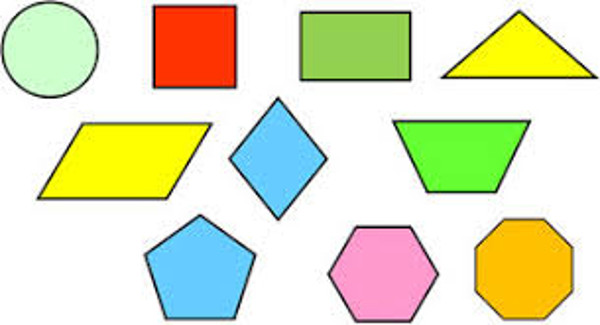
//> input picture Shape_Detection_Git/images.jpeg, 600 x 325 px
$ ./main   (built with g++ and OpenCV 4)
//> lines starting //> are read from the running program, lines starting //| are printed output that depends on the picture; after the words box and inside, x2 and y2 are one past the last pixel; in counts of white or black regions, pixels touching at a corner belong together
/**
 * Simple shape detector program.
 * It loads an image and tries to find simple shapes (rectangle, triangle, circle, etc) in it.
 * This program is a modified version of `squares.cpp` found in the OpenCV sample dir.
 */
#include <opencv2/highgui/highgui.hpp>
#include <opencv2/imgproc/imgproc.hpp>
#include <cmath>
#include <iostream>

/**
 * Helper function to find a cosine of angle between vectors
 * from pt0->pt1 and pt0->pt2
 */
static double angle(cv::Point pt1, cv::Point pt2, cv::Point pt0)
{
	double dx1 = pt1.x - pt0.x;
	double dy1 = pt1.y - pt0.y;
	double dx2 = pt2.x - pt0.x;
	double dy2 = pt2.y - pt0.y;
	return (dx1*dx2 + dy1*dy2)/sqrt((dx1*dx1 + dy1*dy1)*(dx2*dx2 + dy2*dy2) + 1e-10);
}

/**
 * Helper function to display text in the center of a contour
 */
void setLabel(cv::Mat& im, const std::string label, std::vector<cv::Point>& contour)
{
	int fontface = cv::FONT_HERSHEY_SIMPLEX;
	double scale = 0.4;
	int thickness = 1;
	int baseline = 0;

	cv::Size text = cv::getTextSize(label, fontface, scale, thickness, &baseline);
	cv::Rect r = cv::boundingRect(contour);

	cv::Point pt(r.x + ((r.width - text.width) / 2), r.y + ((r.height + text.height) / 2));
	cv::rectangle(im, pt + cv::Point(0, baseline), pt + cv::Point(text.width, -text.height), CV_RGB(255,255,255), CV_FILLED);
	cv::putText(im, label, pt, fontface, scale, CV_RGB(0,0,0), thickness, 8);
}

int main()
{
	//cv::Mat src = cv::imread("polygon.png");
	cv::Mat src = cv::imread("/home/janmart/Documents/OpenCVStuff/Shape_Detection_Git/images.jpeg");
//> src is the input picture: 325 rows x 600 cols, CV_8UC3; mean B, G, R 190.6, 225.7, 222.3
	if (src.empty())
		return -1;

	// Convert to grayscale
	cv::Mat gray;
	cv::cvtColor(src, gray, CV_BGR2GRAY);
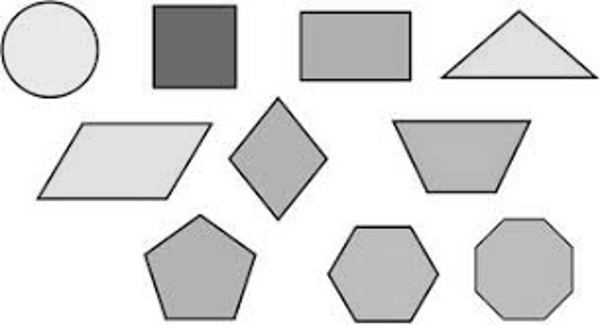
//> gray: 325 rows x 600 cols, CV_8UC1; min 0, max 255, mean 220.7

	// Use Canny instead of threshold to catch squares with gradient shading
	cv::Mat bw;
	//@param:
	//gray = source image
	//bw = image to display detected edges
	//0 = low threshold
	//100 = high threshold
	//3 = sobel operator size (matrix size)

	//Process:
	//1. Grayscale conversion (Helps with finding edges)
	//2. Noise reduction via Gaussian blur
	//3. A sobel filter is applied to find gradients (first step of finding edges). Both horizontal and vertical, Gx and Gy are calculated
	//Gx: -1 0 1
	//		-2 0 2
	//		-1 0 1

	//Gy: -1 -2 -1
	//		 0  0  0
	//		 1  2  1

	//4. Non-maximum suppression is applied, which removes pixels that are not considered to be edges, ensuring only relatively rthin lines remain
	//5. Hysteresis: Canny uses two thresholds (upper and lower):
	//a. if a pixel gradient is higher than the upper threshold, the pixel is accepted as an edge
	//b. if a pixel gradient value is below the lower threshold, then it is rejected
	//c. if the pixel gradient is between the 2 thresholds, then it will be accepeted only if it is connected to a pixel that is above
	// the upper threshold
	cv::Canny(gray, bw, 0, 100, 3);
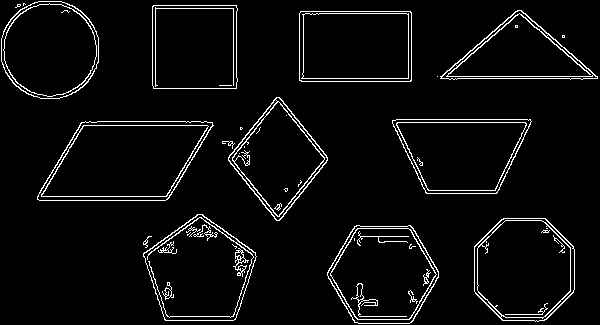
//> bw: 325 rows x 600 cols, CV_8UC1; 4.6% white in thin lines or dots

	// Find contours (a curve joining continous points)
	std::vector<std::vector<cv::Point> > contours;
	//contours are stored as a vector of continous joining points
	//thus "contours" stores different contours registered
	//note, each contour stored is just a vector of points, no edges are defined
	//to define edges within this contour , approxPolyDP is used
	cv::findContours(bw.clone(), contours, CV_RETR_EXTERNAL, CV_CHAIN_APPROX_SIMPLE);
//> contours = 17 contours, 7 with area under 20; largest, box (x1, y1, x2, y2) and area: (37, 121, 214, 201) 10452, (474, 218, 575, 322) 8571, (143, 214, 257, 321) 8451, (327, 225, 439, 324) 8255, (392, 119, 532, 194) 7854

	std::vector<cv::Point> approx;
	cv::Mat dst = src.clone();

	for (int i = 0; i < contours.size(); i++)
	{
		// Approximate contour with accuracy proportional
		// to the contour perimeter
		//i.e. check the current contour and determine line segments
		//store the line segments in approx
		cv::approxPolyDP(cv::Mat(contours[i]), approx, cv::arcLength(cv::Mat(contours[i]), true)*0.02, true);

		// Skip small or non-convex objects
		if (std::fabs(cv::contourArea(contours[i])) < 100 || !cv::isContourConvex(approx))
			continue;

		if (approx.size() == 3)
		{
			setLabel(dst, "TRI", contours[i]);    // Triangles
			std::cout << "Starting point: " << approx[0].x << " " << approx[0].y << '\n';
			std::cout << "2nd point: " << approx[1].x << " " << approx[1].y << '\n';
			std::cout << "3rd point: " << approx[2].x << " " << approx[2].y << '\n';

			// cv::line(dst, approx[0], approx[1], cv::Scalar(255,0,0), 4,8);
			// cv::line(dst, approx[1], approx[2], cv::Scalar(255,0,0), 4,8);
			// cv::line(dst, approx[2], approx[0], cv::Scalar(255,0,0), 4,8);

			for (int i = 0; i < 3; i++)
			{
				if (i == 2) // if end of line segment
					cv::line(dst, approx[i], approx[0], cv::Scalar(255,0,0), 4,8);
				else
					cv::line(dst, approx[i], approx[i+1], cv::Scalar(255,0,0), 4,8);
			}

		}

		if (approx.size() == 4)
		{
			setLabel(dst, "SQ", contours[i]);
		}
	}
//> this loop made 17 passes
//> (text in setLabel, r in setLabel, pt in setLabel) on passes 7 to 9: (Size(18, 9), Rect(37, 121, 177, 80), Point(116, 165)), (Size(18, 9), Rect(392, 119, 140, 75), Point(453, 161)), (Size(18, 9), Rect(228, 97, 100, 124), Point(269, 163))
//> (approx, text in setLabel, r in setLabel, pt in setLabel) on passes 12 to 14: (4 Points (x, y): [300, 11], [299, 80], [411, 80], [410, 11], Size(18, 9), Rect(299, 11, 113, 71), Point(346, 51)), (3 Points (x, y): [440, 76], [597, 78], [521, 10], Size(19, 9), Rect(440, 10, 158, 70), Point(509, 49)), (4 Points (x, y): [152, 6], [153, 88], [236, 88], [236, 5], Size(18, 9), Rect(152, 5, 86, 84), Point(186, 51))
//| Starting point: 440 76
//| 2nd point: 597 78
//| 3rd point: 521 10
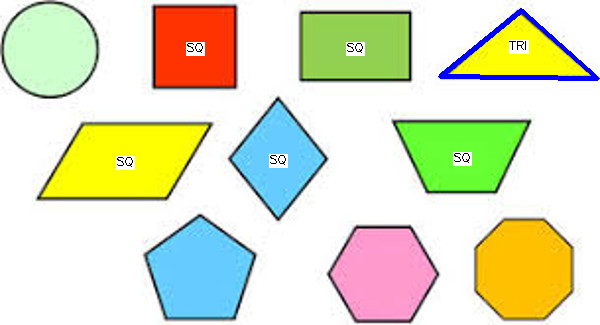
//> dst: 325 rows x 600 cols, CV_8UC3; 1.72% of pixels changed, all inside (x1, y1, x2, y2) = (116, 8, 600, 170)
//> after the loop, approx = 8 Points (x, y): [38, 1], [6, 25], [1, 61], [21, 90], [59, 98], [92, 75], [98, 37], [74, 6]

	cv::imshow("src", src);
	cv::imshow("dst", dst);
	cv::waitKey(0);
	return 0;
}
